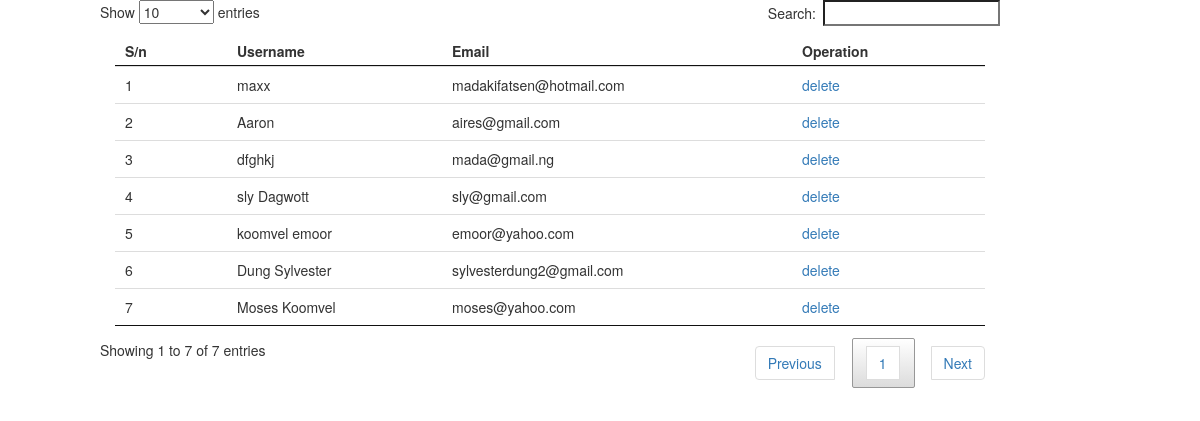
/admin/userlist.php, run on the app's committed database.
### tables this page shows
CREATE TABLE IF NOT EXISTS `users` (
`id` int(10) NOT NULL,
  `username` varchar(200) NOT NULL,
  `email` varchar(200) NOT NULL,
  `password` varchar(200) NOT NULL
);

### admin/userlist.php (the view, shortened to what this page needs)
<!DOCTYPE html>
<html>
	<head>
		<link rel="stylesheet" type="text/css" href="./css/bootstrap.min.css">
		<link rel="stylesheet" type="text/css" href="./css/dataTables.bootstrap.min.css">
		<link rel="stylesheet" type="text/css" href="./css/jquery.dataTables.min.css">
		<link rel="stylesheet" type="text/css" href="./css/jquery.dataTables_themeroller.css">
	</head>
	<body>
		<div>
			<div class="col-md-9">
				<table id="myTable" class="table">
					<thead>
						<th>S/n</th>
						<th>Username</th>
						<th>Email</th>
						<th>Operation</th>
					</thead>
					<tbody>
						<?php
							$sn=1;
							$query=mysql_query("SELECT * FROM users");
							while($row = mysql_fetch_array($query))
							{
						?>
								<tr>
									<td><?php echo $sn ?></td>
									<td><?php echo $row['username'] ?></td>
							        <td><?php echo $row['email'] ?></td>
									<td><a  href="delete.php?shekinah=<?php echo $row['id'] ?>">delete</a></td>
								</tr>
								<?php $sn = $sn + 1; ?>
						<?php
							}
						?>
					</tbody>
				</table>
			</div>
		</div>
	</body>
</html>

### data on the page
users: username "maxx", email "madakifatsen@hotmail.com"
users: username "Aaron", email "aires@gmail.com"
users: username "dfghkj", email "mada@gmail.ng"
users: username "sly Dagwott", email "sly@gmail.com"
users: username "koomvel emoor", email "emoor@yahoo.com"
users: username "Dung Sylvester", email "sylvesterdung2@gmail.com"
users: username "Moses Koomvel", email "moses@yahoo.com"
